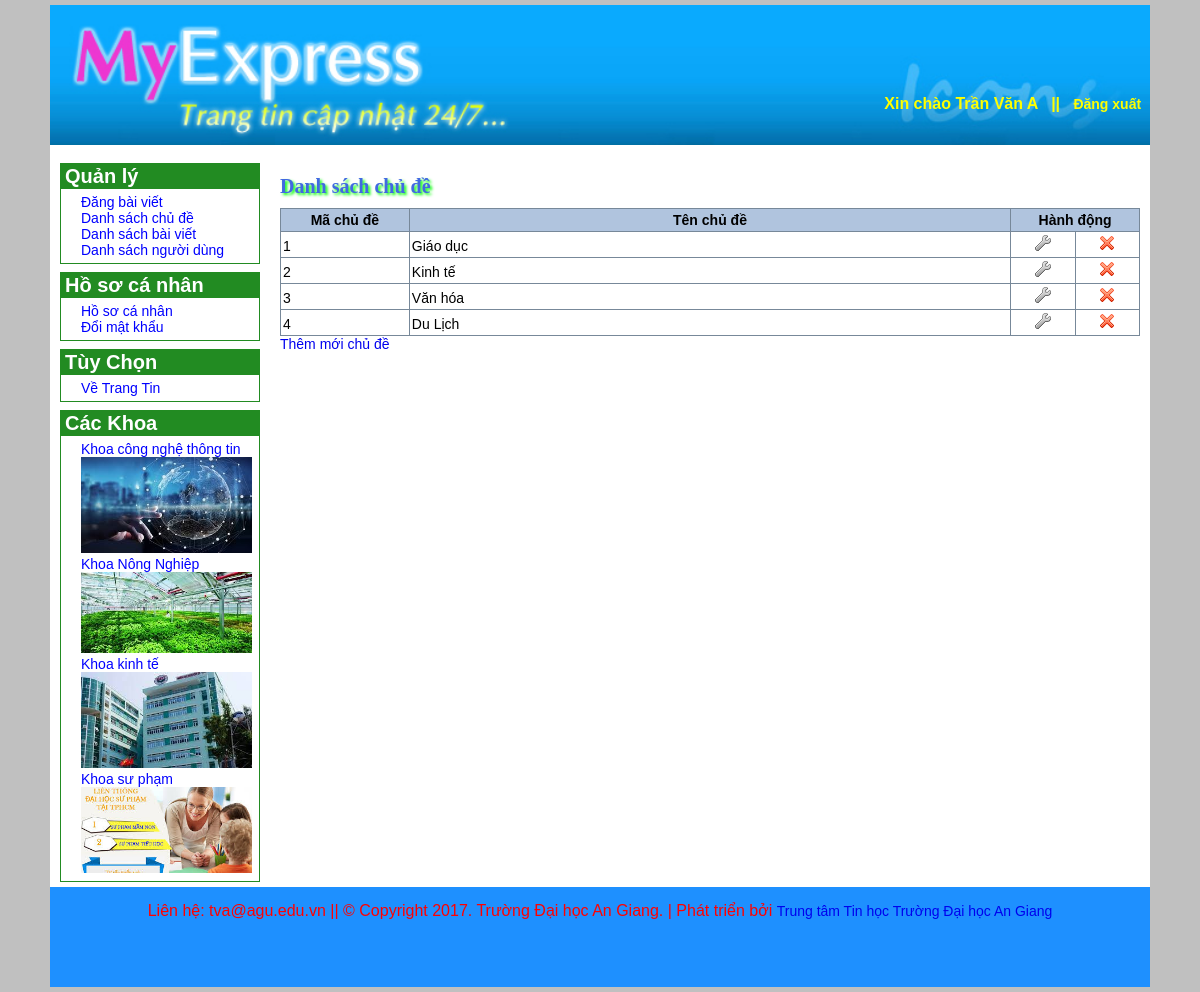
/Admin/index.php?do=chude (signed in), run on the app's committed database.
### tables this page shows
CREATE TABLE `tbl_chude` (
  `MaChuDe` int(10) NOT NULL,
  `TenChuDe` varchar(100) NOT NULL
);

### Admin/chude.php (the view, shortened to what this page needs)
<?php
	$sql = "SELECT * FROM `tbl_chude` WHERE 1";
	$danhsach = $connect->query($sql);
?>
<h3>Danh sách chủ đề</h3>
<table class="DanhSach">
	<tr>
		<th width="15%">Mã chủ đề</th>
		<th width="70%">Tên chủ đề</th>
		<th width="15%" colspan="2">Hành động</th>
	</tr>
	<?php
		while ($dong = $danhsach->fetch_array(MYSQLI_ASSOC)) {
			echo "<tr  bgcolor='#ffffff' onmouseover='this.style.background=\"#dee3e7\"' onmouseout='this.style.background=\"#ffffff\"'>";
				echo "<td>" . $dong["MaChuDe"] . "</td>";
				echo "<td>" . $dong["TenChuDe"] . "</td>";
				echo "<td align='center'><a href='index.php?do=chude_sua&id=" . $dong["MaChuDe"] . "'><img src='images/edit.png' /></a></td>";
				echo "<td align='center'><a href='index.php?do=chude_xoa&id=" . $dong["MaChuDe"] . "' onclick='return confirm(\"Bạn có muốn xóa chủ đề " . $dong['TenChuDe'] . " không?\")'><img src='images/delete.png' /></a></td>";
			echo "</tr>";
		}
	?>
</table>
<a href="index.php?do=chude_them">Thêm mới chủ đề</a>

### Admin/css/style.css (style rules this page uses)
* { box-sizing: border-box; font-size:14px; font-family: Verdana, Geneva, Tahoma, sans-serif; vertical-align: baseline; }
a { text-decoration: none; }
body { margin: auto; background-color: silver; padding: 5px; font-family: Verdana, Geneva, Tahoma, sans-serif; font-size: 10pt; }
#BenPhai h3 { font-size: 20px; padding: 2px 0 10px 0; color: #4169E1; font-family: Tahoma; margin-top: 8px; margin-bottom: 0; text-shadow: 2px 2px 3px #00FF00; }
table.DanhSach { width: 100%; border-collapse: collapse; }
table.DanhSach th { border: 1px solid #778899; padding: 3px 2px 3px 2px; background: #b0c4de; }
table.DanhSach td { border: 1px solid #778899; padding: 3px 2px 3px 2px; }

### data on the page
tbl_chude: MaChuDe "1", TenChuDe "Giáo dục"
tbl_chude: MaChuDe "2", TenChuDe "Kinh tế"
tbl_chude: MaChuDe "3", TenChuDe "Văn hóa"
tbl_chude: MaChuDe "4", TenChuDe "Du Lịch"

### other printed values
$_SESSION['HoTen'] "Trần Văn A"
